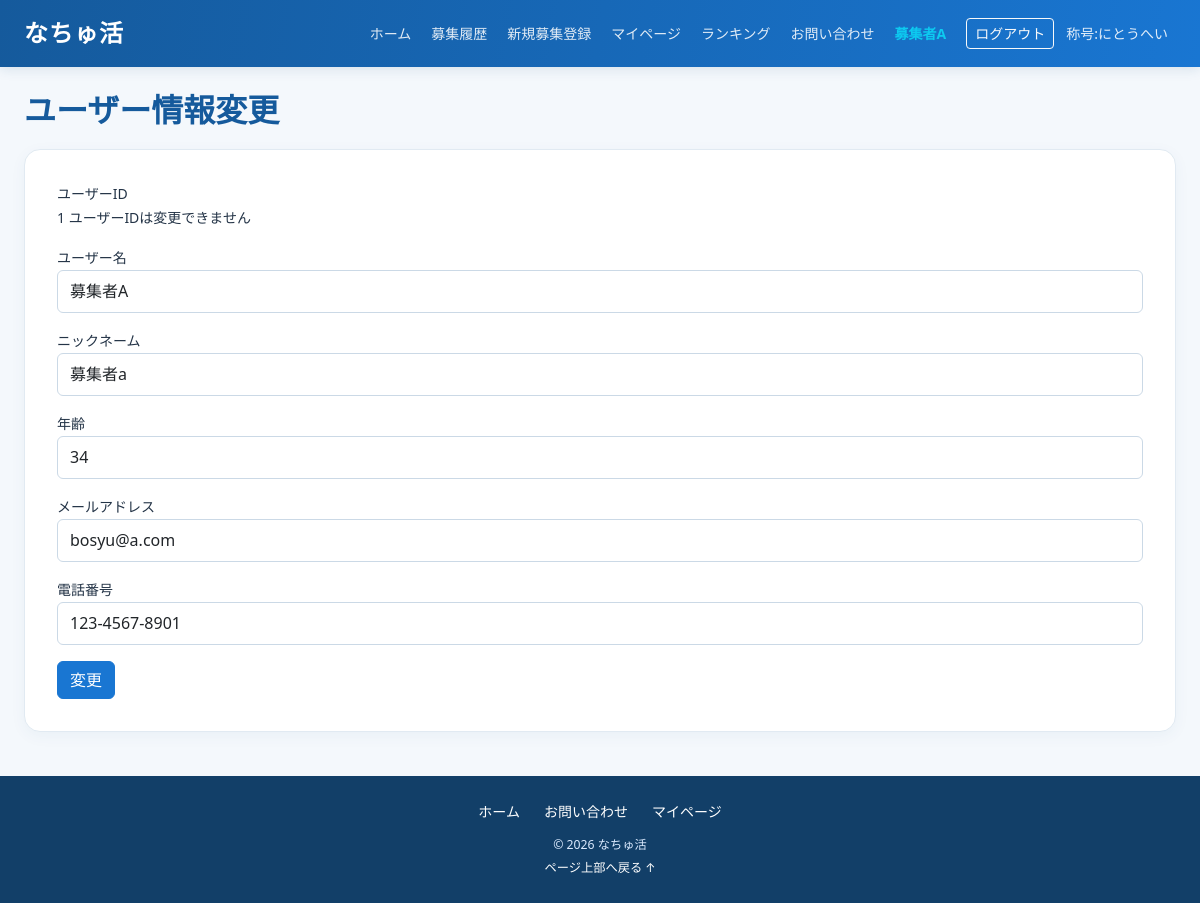
Page /mypage/edit (signed in) on the committed database.
### apps/crud/models.py (models this page shows, shortened)
class User(db.Model, UserMixin):
    __tablename__ = "users"
    id = db.Column(db.Integer, primary_key=True)
    username = db.Column(db.String, nullable=False)
    nickname = db.Column(db.String, nullable=False)
    age = db.Column(db.Integer, nullable=False)
    email = db.Column(db.String, nullable=False)
    password_hash = db.Column(db.String, nullable=False)
    phone_number = db.Column(db.String(11), nullable=False)
    role = db.Column(db.Integer, nullable=False)
    is_approved = db.Column(db.Boolean,nullable=False,default=True,server_default="1")
    create_at = db.Column(db.DateTime, nullable=False, default=datetime.now)
    update_at = db.Column(db.DateTime, nullable=False, default=datetime.now, onupdate=datetime.now)
    title_id = db.Column(db.Integer,db.ForeignKey("titles.id"))  # FK
    tanks_point = db.Column(db.Integer, nullable=False, default=0)
    ranking_id = db.Column(db.Integer)
    group_name = db.Column(db.String, nullable=False)
    representative_name = db.Column(db.String, nullable=False)
    contact_email = db.Column(db.String, nullable=False)
    group_type = db.Column(db.String, nullable=False)
    title = db.relationship("Title", lazy="joined")
    @property
    def usertitle(self):
        return self.title.title_name if self.title else ""
    recruitments = db.relationship("Recruitment", back_populates="user", cascade="all, delete-orphan")
    likes = db.relationship("Like", back_populates="user", cascade="all, delete-orphan")
    search_histories = db.relationship("SearchHistory", back_populates="user", cascade="all, delete-orphan")
    participation_histories = db.relationship("ParticipationHistory", back_populates="user", cascade="all, delete-orphan")
    recruitment_histories = db.relationship("RecruitmentHistory", back_populates="user", cascade="all, delete-orphan")
    view_histories = db.relationship("ViewHistory", back_populates="user", cascade="all, delete-orphan")
    active_messages = db.relationship("ActiveMessage", back_populates="user", cascade="all, delete-orphan")
    @property
    def password(self):
        raise AttributeError("読み取り不可")

### apps/natyukatu/models.py (models this page shows)
class Title(db.Model):
    __tablename__ = "titles"
    id = db.Column(db.Integer, primary_key=True)
    title_name = db.Column(db.String, nullable=False)
    title_explanation = db.Column(db.String, nullable=False)

### apps/natyukatu/views.py (the view)
@dt.route(
    "/mypage/edit",
    methods=["GET", "POST"]
)
@login_required
def edit_profile():
    form = UserUpdateForm()
    user = User.query.filter_by(
        id=get_user_id()
    ).first_or_404()
    if form.validate_on_submit():
        user.username = form.username.data
        user.nickname = form.nickname.data
        user.age = form.age.data
        user.email = form.email.data
        user.phone_number = form.phone_number.data
        db.session.commit()
        flash("ユーザー情報を変更しました")
        return redirect(url_for("natyukatu.user_detail_update_complete"))
    elif request.method == "GET":
        form.username.data = user.username
        form.nickname.data = user.nickname
        form.age.data = user.age
        form.email.data = user.email
        form.phone_number.data = user.phone_number
    return render_template(
        "natyukatu/user_detail_update.html",
        form=form
    )

### apps/natyukatu/forms.py
class UserUpdateForm(FlaskForm):
    username = StringField(
        "ユーザー名",
        validators=[
            DataRequired(message="ユーザー名は必須です。"),
            Length(max=30, message="30文字以内で入力してください。"),
        ],
    )
    email = StringField(
        "メールアドレス",
        validators=[
            DataRequired(message="メールアドレスは必須です。"),
            Email(message="メールアドレスの形式で入力してください。"),
        ],
    )
    password = PasswordField(
        "パスワード（変更する場合のみ）",
        validators=[Optional()],
    )
    age = IntegerField(
        "年齢",
        validators=[DataRequired(message="必須です。")],
    )
    phone_number = StringField(
        "電話番号",
        validators=[DataRequired(message="必須です。")],
    )
    nickname = StringField(
        "ニックネーム",
        validators=[DataRequired(message="必須です。")],
    )
    submit = SubmitField("変更")

### apps/crud/models.py (called while the page is built)
@login_manager.user_loader
def load_user(user_id):
    return User.query.get(user_id)

### apps/natyukatu/views.py (called while the page is built)
def get_user_id():
    if current_user.is_authenticated:
        return getattr(current_user, 'user_id', getattr(current_user, 'id', None))
    return None

@dt.context_processor
def inject_header_title():
    if current_user.is_authenticated:
        return {"header_title": get_title(current_user)}
    return {"header_title": None}

def get_title(user_or_id):
    if not user_or_id:
        return None
    if isinstance(user_or_id, User):
        user = user_or_id
    else:
        user = User.query.get(user_or_id)
    if not user:
        return None
    points = getattr(user, "tanks_point", None)
    if points is None:
        points = getattr(user, "thanks_point", 0) or 0
    if points >= 10:
        target_title_id = 3
    elif points >= 5:
        target_title_id = 2
    else:
        target_title_id = 1
    return Title.query.get(target_title_id)

@dt.app_context_processor
def inject_unread_notifications():
    user_id = get_user_id()
    if not user_id:
        return {"has_unread_messages": False, "unread_recruitment_ids": set()}
    unread_ids = get_unread_recruitment_ids(user_id)
    return {
        "has_unread_messages": len(unread_ids) > 0,
        "unread_recruitment_ids": unread_ids,
    }

### apps/natyukatu/templates/natyukatu/user_detail_update.html (shortened to what this page needs)
{% extends "natyukatu/base.html" %}
{% block content %}
<section class="page-heading">
  <h1>ユーザー情報変更</h1>
</section>
<form
  class="form-card"
  action="{{ url_for('natyukatu.edit_profile') }}"
  method="post"
>
  <div class="form-row">
    <span class="label">ユーザーID</span>
    <div class="input-wrap">
      <span>{{ current_user.id }}</span>
      <span class="note">ユーザーIDは変更できません</span>
    </div>
  </div>
  <div class="form-row">
    {{ form.username.label(class_="label") }}
    <div class="input-wrap">
      {{ form.username(class_="input") }}
    </div>
  </div>
  <div class="form-row">
    {{ form.nickname.label(class_="label") }}
    <div class="input-wrap">
      {{ form.nickname(class_="input") }}
    </div>
  </div>
  <div class="form-row">
    {{ form.age.label(class_="label") }}
    <div class="input-wrap">
      {{ form.age(class_="input") }}
    </div>
  </div>
  <div class="form-row">
    {{ form.email.label(class_="label") }}
    <div class="input-wrap">
      {{ form.email(class_="input") }}
    </div>
  </div>
  <div class="form-row">
    {{ form.phone_number.label(class_="label") }}
    <div class="input-wrap">
      {{ form.phone_number(class_="input") }}
    </div>
  </div>
  <div class="actions">
    {{ form.submit(class_="save-button") }}
  </div>
</form>
{% endblock %}

### apps/natyukatu/templates/natyukatu/base.html (shortened to what this page needs)
<!DOCTYPE html>
<html lang="ja">
<head>
  <link href="https://cdn.jsdelivr.net/npm/bootstrap@5.3.8/dist/css/bootstrap.min.css" rel="stylesheet">
  <link rel="stylesheet" href="{{ url_for('static', filename='css/natyukatu_base.css') }}">
</head>
<body class="d-flex flex-column min-vh-100">
<nav class="navbar navbar-expand-xl navbar-dark site-navbar sticky-top">
  <div class="container-fluid container-xxl px-3 px-lg-4">
    <a class="navbar-brand fw-bold fs-4" href="{{ url_for('natyukatu.top') }}">なちゅ活</a>
    <div class="collapse navbar-collapse" id="siteMenu">
      <ul class="navbar-nav ms-auto align-items-xl-center gap-xl-1 py-2 py-xl-0">
        <li class="nav-item"><a class="nav-link" href="{{ url_for('natyukatu.top') }}">ホーム</a></li>
        {% if current_user.is_authenticated %}
          {% if current_user.role == 3 %}
            <li class="nav-item"><a class="nav-link" href="{{ url_for('natyukatu.participation_history') }}">参加履歴
              {% if has_unread_messages %}
                <span class="badge rounded-pill text-bg-danger">新着</span>
              {% endif %}
            </a></li>
          {% elif current_user.role == 2 %}
            <li class="nav-item"><a class="nav-link" href="{{ url_for('natyukatu.recruitment_history') }}">募集履歴
            </a></li>
            {% if current_user.is_approved %}
              <li class="nav-item"><a class="nav-link" href="{{ url_for('natyukatu.recruitment_register') }}">新規募集登録</a></li>
            {% endif %}
          {% elif current_user.role == 1 %}
            <li class="nav-item"><a class="nav-link" href="{{ url_for('natyukatu.admin') }}">管理画面</a></li>
          {% endif %}
          <li class="nav-item"><a class="nav-link" href="{{ url_for('natyukatu.userDetail') }}">マイページ</a></li>
        {% else %}
          <li class="nav-item"><a class="nav-link" href="{{ url_for('auth.signup') }}">新規登録</a></li>
          <li class="nav-item"><a class="nav-link" href="{{ url_for('auth.login') }}">ログイン</a></li>
        {% endif %}
        <li class="nav-item"><a class="nav-link" href="{{ url_for('natyukatu.ranking') }}">ランキング</a></li>
        <li class="nav-item"><a class="nav-link" href="{{ url_for('natyukatu.contact') }}">お問い合わせ</a></li>
        {% if current_user.is_authenticated %}
          <li class="nav-item"><span class="nav-link text-info fw-semibold">{{ current_user.username }}</span></li>
          <li class="nav-item"><a class="btn btn-outline-light btn-sm ms-xl-2 mt-2 mt-xl-0" href="{{ url_for('auth.logout') }}">ログアウト</a></li>
        {% endif %}
        {% if current_user.is_authenticated %}
          <li class="nav-item"><a class="nav-link" href="{{ url_for('natyukatu.ranking') }}">
            称号:{{ header_title.title_name if header_title else "称号なし" }}
            </a>
          </li>
        {% endif %}
      </ul>
    </div>
  </div>
</nav>
<main class="container-fluid container-xxl flex-grow-1 py-4 px-3 px-md-4">
  {% block content %}{% endblock %}
</main>
<footer class="site-footer mt-auto py-4">
  <div class="container text-center">
    <div class="d-flex flex-wrap justify-content-center gap-3 mb-2">
      <a href="{{ url_for('natyukatu.top') }}">ホーム</a>
      <a href="{{ url_for('natyukatu.contact') }}">お問い合わせ</a>
      {% if current_user.is_authenticated %}<a href="{{ url_for('natyukatu.userDetail') }}">マイページ</a>{% endif %}
    </div>
    <small>© 2026 なちゅ活</small>
    <div><a class="small" href="#">ページ上部へ戻る ↑</a></div>
  </div>
</footer>
</body>
</html>

### apps/static/css/natyukatu_base.css (style rules this page uses)
:root { --brand:#1976d2;--brand-dark:#155a9c;--brand-soft:#eaf4ff;--ink:#243447;--muted:#64748b }
* { box-sizing:border-box }
body { background:#f4f8fc;color:var(--ink);font-size:clamp(14px,1.1vw,16px);line-height:1.7 }
a { overflow-wrap:anywhere }
.site-navbar { background:linear-gradient(100deg,#155a9c,#1976d2);box-shadow:0 2px 12px #164b7a22 }
.navbar-brand { letter-spacing:.04em }
.navbar .nav-link { color:#ffffffde }
main { width:100%;max-width:1440px }
.site-footer { background:#123f68;color:#dbeafe }
.site-footer a { color:#fff;text-decoration:none;margin:0 .25rem }
.section-title,.page-heading h1,.page-title { color:var(--brand-dark);font-weight:700 }
.page-heading,.title-row { margin-bottom:1.25rem }
.card,.form-panel,.form-card,.profile-card,.history-card,.detail-card,.confirm-card,.complete-card,.complete-panel,.content-section,.withdrawal-card { border-radius:1rem }
.form-panel,.form-card,.profile-card,.history-card,.detail-card,.confirm-card,.complete-card,.complete-panel,.content-section,.withdrawal-card { background:#fff;padding:clamp(1rem,3vw,2rem);border:1px solid #e1eaf2;box-shadow:0 .25rem 1rem #1d4f7a0c;margin-bottom:1.25rem }
.form-row,.field { margin-bottom:1rem }
.form-input,.form-control,.form-select,.control { border-color:#cbd9e6;min-height:2.7rem }
.btn-primary,.primary-button,.submit-button { background:var(--brand);border-color:var(--brand) }
.page-heading h1 { font-size:clamp(1.45rem,3vw,2rem) }
ul { padding-left:1.25rem }

### rows in the picture
User: username "募集者A", id "1", nickname "募集者a", age "34", email "bosyu@a.com", phone_number "123-4567-8901"
Title: title_name "にとうへい"
